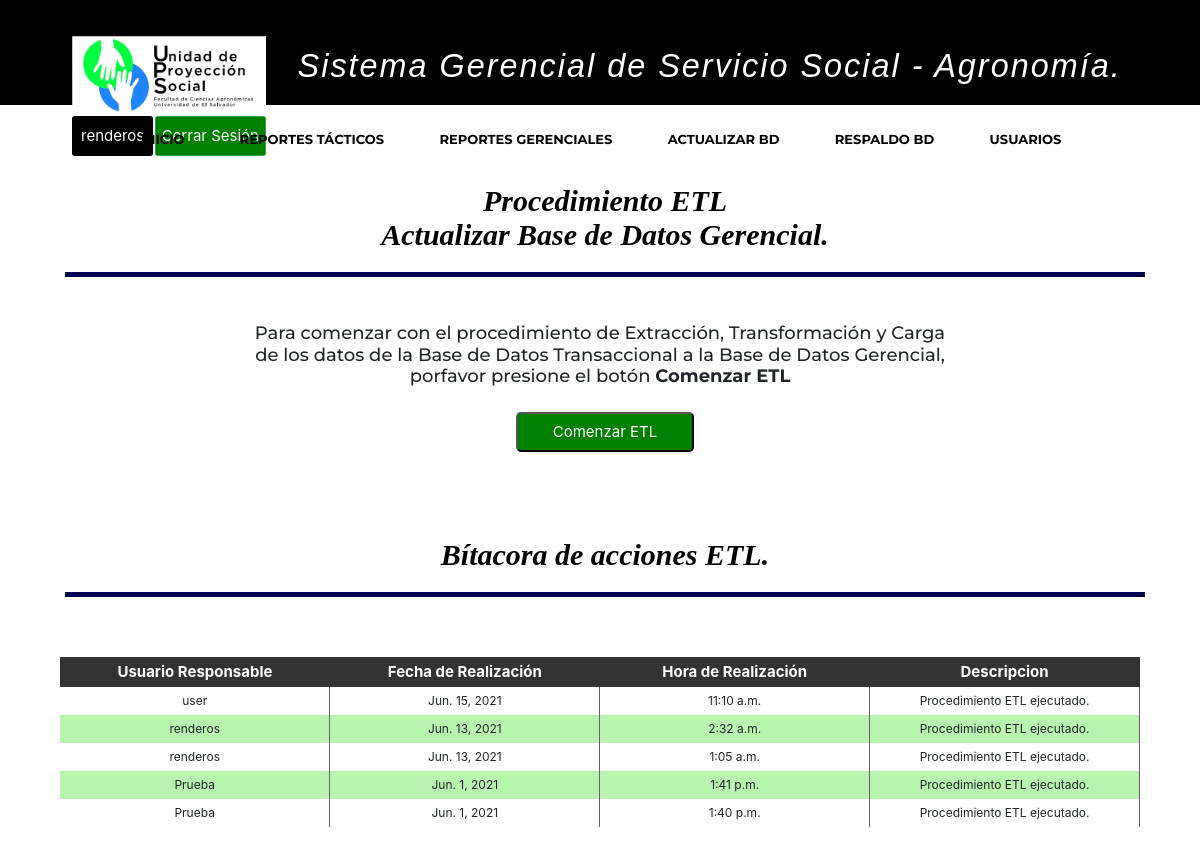
Page /sistemaGerencialAgro/procedimientoETL/ (signed in) on the committed database.
### apps/usuario/models.py (models this page shows, shortened)
class Usuario(AbstractBaseUser):
    username = models.CharField('Nombre de usuario',unique = True, max_length=15, blank=False)
    email = models.EmailField('Correo Electrónico', max_length=254,unique = True, blank=False)
    nombres = models.CharField('Nombres', max_length=200, null = False, blank=False)
    apellidos = models.CharField('Apellidos', max_length=200, null = False, blank=False)
    imagen = models.ImageField('Imagen de Perfil', upload_to='perfil/', max_length=200,blank = True,null = True)
    is_active = models.BooleanField(default = True)
    usuario_administrador = models.BooleanField(default = False)
    rol=models.CharField(max_length=3,null=False, blank=False,choices=roles,default='EST')
    objects = UsuarioManager()
    USERNAME_FIELD = 'username'
    REQUIRED_FIELDS = ['email','nombres', 'apellidos']

### apps/proyecto/models.py (models this page shows, shortened)
class Bitacora(models.Model):
    usuario = models.CharField(max_length=25, null=False, blank=False)
    fecha_modificacion = models.DateField(null=False)
    hora_modificacion = models.TimeField(null=False)
    descripcion = models.CharField(max_length=100, null=False, blank=False)

### apps/proyecto/views.py (the view)
# urls.py: path('sistemaGerencialAgro/procedimientoETL/', login_required(procedimientoETL), name='procedimientoETL'),
def procedimientoETL(request):
    bitacora = Bitacora.objects.order_by('-fecha_modificacion', '-hora_modificacion')
    context = {
        'bitacora': bitacora,
    }
    return render(
        request,
        'proyecto/procesoETL.html',
        context
    )

### templates/proyecto/procesoETL.html (shortened to what this page needs)
{% extends 'base/base.html' %}
{% load static %}
{% block content %}
{% if user.is_authenticated %}
    {% if request.user.rol == 'ADM' %}
      <header>
        <div class="container">
            <h2 align="center" class="form-titulo" style ="margin-left: 5px;">Procedimiento ETL </br>Actualizar Base de Datos Gerencial.</h2>
        </div>
      </header>
    <div class="container">
        {% if mensaje %}
            </br>
            <h3> <strong><i> {{ mensaje }} </i></strong> </h3>
        {% else %}
            <h4>Para comenzar con el procedimiento de Extracción, Transformaci&oacute;n y Carga</br> de los datos de la Base de Datos Transaccional a la Base de Datos Gerencial, </br> porfavor presione el bot&oacute;n <strong>Comenzar ETL</strong> </h4>
            <a><input class = "btn-buscar btn-busqueda"  type="button" data-toggle="modal" data-target="#modalETL" value="Comenzar ETL"></a>
        {% endif %}
        <h2 align="center" class="form-titulo" style ="margin-left: 5px;">B&iacute;tacora de acciones ETL.</h2>
        <div>
            <table>
                <thead>
            	   <tr>
                        <th>Usuario Responsable</th>
                		<th>Fecha de Realizaci&oacute;n</th>
                        <th>Hora de Realizaci&oacute;n</th>
                        <th>Descripcion</th>
            		</tr>
                </thead>
                {% if bitacora %}
                {% for bi in bitacora %}
            		<tr class="etiqueta-tr">
                        <td class="th-borde width-th-xx" style = "text-align:center;">{{ bi.usuario }}</td>
                		<td class="th-borde width-th-xx" style = "text-align:center;">{{ bi.fecha_modificacion }}</td>
                        <td class="th-borde width-th-xx" style = "text-align:center;">{{ bi.hora_modificacion }}</td>
                		<td class="th-borde width-th-xx" style = "text-align:center;">{{ bi.descripcion }}</td>
            		</tr>
                {% endfor %}
                {% endif %}
        	</table>
        </div>
    {% endif %}
{% endif %}
{% endblock %}

### templates/base/base.html (shortened to what this page needs)
{% load static %}
<!DOCTYPE html>
<html>
<head>
 {% block head %}
	{% block static %}
	<link rel = "stylesheet" href = "{% static 'lib/bootstrap/css/bootstrap.min.css' %}">
	<link rel = "stylesheet" href = "{% static 'lib/animate/animate.min.css' %}">
	<link rel = "stylesheet" href = "{% static 'lib/ionicons/css/ionicons.min.css' %}">
	<link rel = "stylesheet" href = "{% static 'css/style.css' %}">
	<link rel = "stylesheet" href = "{% static 'css/bootstrap.min.css' %}">
	<link rel = "stylesheet" href = "{% static 'css/archivo.css' %}">
	<link rel = "stylesheet" href = "{% static 'css/estilos_sec_not.css' %}">
	<link rel = "stylesheet" type = "text/css" href = "{% static 'css/jquery-ui.css' %}"/>
	<link rel = "stylesheet" type = "text/css" href = "{% static 'css/jquery.dataTables.min.css' %}"/>
	{% endblock %}
{% endblock %}
</head>
{% if user.is_authenticated %}
<body>
  <header id="header">
    <div class="container-fluid navbar navbar-light" style="height:90px;">
      <div id="logo" class="pull-left">
        <a  href=" {% url 'sistemaGerencialAgro:index' %}"><img src="{% static 'img/logoUPSAgro.png' %} " class ="imglogo"></a>
        <h1>Sistema Gerencial de Servicio Social - Agronom&iacute;a.</h1>
      </div>
      <div id="logo" class="pull-rigth">
				<a href="{% url 'password_change' %}" style="text-decoration:none"><input type="button" href="{% url 'password_change' %}" class="btn-success btn" name="submit" value="{{ user.username }}" style="background:black; border:none"></a>
        <a href="{% url 'usuario:logout' %}" style="text-decoration:none"><input type="button" class="btn btn-success btn-sm" name="submit" value="Cerrar Sesi&oacute;n" style="background:green;"></a>
			</div>
    </div>
    <div class="bot">
      <ul class="nav-menu">
        <li class="list-group-item" onclick="window.location.href='{% url 'sistemaGerencialAgro:index' %}'"><a style="text-decoration:none" href="{% url 'sistemaGerencialAgro:index' %}">Inicio</a></li>
        <li class="list-group-item menu-has-children"><a style="text-decoration:none" href="#intro">Reportes T&aacute;cticos</a>
        </li>
        {% if request.user.rol == 'ADM' or request.user.rol == 'GER' %}
        <li class="list-group-item menu-has-children"><a style="text-decoration:none" href="#intro">Reportes Gerenciales</a>
        </li>
        {% endif %}
        {% if request.user.rol == 'ADM'%}
        <li class="list-group-item" onclick="window.location.href='{% url 'sistemaGerencialAgro:procedimientoETL' %}'"><a style="text-decoration:none" href="{% url 'sistemaGerencialAgro:procedimientoETL' %}">Actualizar BD</a></li>
        <li class="list-group-item" onclick="window.location.href='{% url 'sistemaGerencialAgro:actualizarBD' %}'"><a style="text-decoration:none" href="{% url 'sistemaGerencialAgro:actualizarBD' %}">Respaldo BD</a></li>
        <li class="list-group-item" onclick="window.location.href='{% url 'usuario:inicio_usuarios' %}'"><a style="text-decoration:none" href="{% url 'usuario:inicio_usuarios' %}">Usuarios</a></li>
        {% endif %}
      </ul>
    </div>
  </header>
  <section>
    <div class="container">
  		{% block content %}{%endblock%}
    </div>
  </section>
</body>
{% endif %}
</html>

### static/css/style.css (style rules this page uses)
body { background: #fff; color: #666666; font-family: "Open Sans", sans-serif; }
a { color: #18d26e; transition: 0.5s; }
h1, h2, h3, h4, h5, h6 { font-family: "Montserrat", sans-serif; font-weight: 400; margin: 0 0 20px 0; padding: 0; }
#header { padding: 30px 0; height: 105px; position: fixed; left: 0; top: 0; right: 0; transition: all 0.5s; z-index: 57; background-color: black; display: block; }
#header #logo { float: left; }
#header #logo h1 { font-size: 2.7vw; margin: 30px; padding: 0; line-height: 1; font-family: "Perpetua", Helvetica, Arial; font-style: italic; font-weight: 50; letter-spacing: 2px; }
#header #logo img { padding: 0; margin: 0; }
.nav-menu, .nav-menu * { margin: 0; padding: 0; list-style: none; text-align: center; display: block; }
.nav-menu li { position: relative; white-space: nowrap; }
.nav-menu > li { float: center; }
.nav-menu a { padding: 0 8px 10px 8px; text-decoration: none; display: inline-block; color: black; font-family: "Montserrat", sans-serif; font-weight: 700; font-size: 13px; text-transform: uppercase; outline: none; }
.nav-menu > li { margin-left: 10px; }
@media (min-width: 1024px) { #header #logo { padding-left: 60px; } }

### static/css/archivo.css (style rules this page uses)
html { font-size: 12px; }
h1 { text-align: center; font: oblique bold 100% cursive; font-weight: bold; font-size: 30px; color: white; margin-left: 10px; }
section, .container { display: block; width: 100%; margin-left: auto; margin-right: auto; }
section { font-size: inherit; }
.bot { background-color: white; text-align: center; }
.btn { display: inline; background-color: green; color: white; horiz-align: right; font-size: 13px; text-align: center; white-space: nowrap; }
.list-group-item { display: inline-block; margin-left: 8px; margin-right: 8px; padding: 10px; background-color: transparent; border: none; font-size: 12px; color: black; }
h2 { text-align: center; font: oblique bold 100% cursive; color: black; padding-right: 150px; }
.imglogo { display: inline-block; width: auto; height: 80px; background-repeat: no-repeat; background-size: contain; }
header { display: block; width: 100%; font-size: 5px; }
header h1 { display: inline; }
table { width: 100%; }
table tbody td { text-align: center; }
thead { background-color: #333333; }
input { width: 180px; height: 20px; }
input[type="button"], input[type="submit"] { font-size: 15px; width: auto; height: 40px; white-space: nowrap; }
th, tr th { color: white; text-align: center; font-size: 15px; height: 30px; }

### static/css/estilos_sec_not.css (style rules this page uses)
.container { display: block; text-align: center; margin-left: auto; margin-right: auto; }
.form-titulo { background: white; color: black; padding: 20px; text-align: center; font-weight: 100px; font-size: 30px; border-bottom: 5px solid #000050; margin-top: 30px; width: 100%; }
.btn-buscar { text-align: center; background: green; color: white; margin: auto; padding: 0px 35px; border-radius: 5px ; }
.btn-busqueda { margin-left: 10px; }
.width-th-xx { width: 10%; padding: 5px; }
.th-borde { border-right:0.5px solid #646060; }
tr:nth-child(even) { background-color: #b8f3af; }

### rows in the picture
Usuario: submit "renderos"
Bitacora: usuario "user", fecha_modificacion "Jun. 15, 2021", hora_modificacion "11:10 a.m.", descripcion "Procedimiento ETL ejecutado."
Bitacora: usuario "renderos", fecha_modificacion "Jun. 13, 2021", hora_modificacion "2:32 a.m.", descripcion "Procedimiento ETL ejecutado."
Bitacora: usuario "renderos", fecha_modificacion "Jun. 13, 2021", hora_modificacion "1:05 a.m.", descripcion "Procedimiento ETL ejecutado."
Bitacora: usuario "Prueba", fecha_modificacion "Jun. 1, 2021", hora_modificacion "1:41 p.m.", descripcion "Procedimiento ETL ejecutado."
Bitacora: usuario "Prueba", fecha_modificacion "Jun. 1, 2021", hora_modificacion "1:40 p.m.", descripcion "Procedimiento ETL ejecutado."
